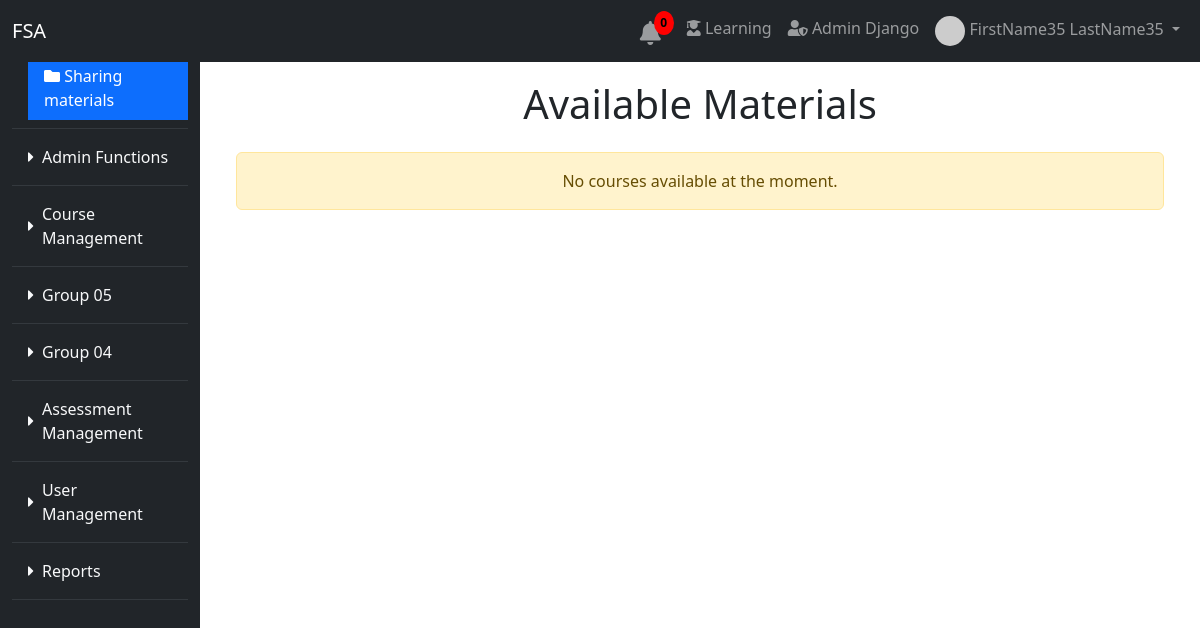
The page /student_materials/ (signed in) on the database its author committed.
### user/models.py (models this page shows)
class User(AbstractUser):
    date_joined = models.DateTimeField(auto_now_add=True)
    training_programs = models.ManyToManyField(TrainingProgram, blank=True)
    modules = models.ManyToManyField(Module, related_name='assigned_users', blank=True)
    groups = models.ManyToManyField(
        Group,
        blank=True,
        help_text='The groups this user belongs to.',
        verbose_name='groups',
        related_name='custom_user_groups',
    )
    user_permissions = models.ManyToManyField(
        Permission,
        blank=True,
        help_text='Specific permissions for this user.',
        verbose_name='user permissions',
        related_name='custom_user_permissions',
    )

### module_group/models.py (models this page shows, shortened)
class Module(models.Model):
    module_name = models.CharField(max_length=255)
    module_url = models.CharField(max_length=255)
    icon = models.CharField(max_length=255, blank=True, null=True)
    module_group = models.ForeignKey(ModuleGroup, related_name='modules', on_delete=models.CASCADE)

class ModuleGroup(models.Model):
    group_name = models.CharField(max_length=255)

### student_materials/views.py (the view)
# urls.py: path('', views.subject_list, name='subject_list'),
def subject_list(request):
    if request.user.is_authenticated:
        user = request.user
    else:
        user = User.objects.get(pk=1)  # Assuming user with ID 1 is the default or superadmin
    user_training_programs = user.training_programs.all()
    if user_training_programs.exists():
        for program in user_training_programs:
            print(program.program_name)  # or process the training programs as needed
    else:
        print("No training programs assigned to this user.")
    subjects = Subject.objects.filter(programs__in=user_training_programs)
    module_groups = ModuleGroup.objects.prefetch_related('modules').all()
    return render(request, 'subject/subject_list.html',
        {
            'subjects': subjects,
            'module_groups': module_groups,
        })

### student_materials/templates/subject/subject_list.html (shortened to what this page needs)
{% extends 'base.html' %}
{% block content %}
<div class="container mt-4">
    <h1 class="mb-4 text-center">Available Materials</h1>
    <div class="row">
        {% for subject in subjects %}
        <div class="col-lg-4 col-md-6 mb-4">
            <div class="card shadow-lg h-100">
                <div class="card-body text-center">
                    <div class="icon mb-3">
                        <i class="fas fa-book fa-3x text-primary"></i>
                    </div>
                    <h5 class="card-title">{{ subject.title }}</h5>
                    <p class="card-text text-muted">{{ subject.description|truncatewords:20 }}</p>
                    <a href="{% url 'student_materials:subject_detail' subject.id %}" class="btn btn-outline-primary mt-3">View Materials</a>
                </div>
            </div>
        </div>
        {% empty %}
        <div class="col-12">
            <div class="alert alert-warning text-center" role="alert">
                No courses available at the moment.
            </div>
        </div>
        {% endfor %}
    </div>
</div>
{% endblock %}

### main/templates/base.html (shortened to what this page needs)
<!DOCTYPE html>
<html lang="en">
<head>
    <link href="https://cdn.jsdelivr.net/npm/bootstrap@5.3.0-alpha1/dist/css/bootstrap.min.css" rel="stylesheet">
    <link rel="stylesheet" href="https://cdnjs.cloudflare.com/ajax/libs/font-awesome/5.15.4/css/all.min.css">
</head>
<body>
    <nav class="navbar navbar-expand-lg navbar-dark bg-dark fixed-top">
        <div class="container-fluid">
            <a class="navbar-brand" href="{% url 'main:home' %}">FSA</a>
            <div class="collapse navbar-collapse" id="navbarNav">
                <ul class="navbar-nav ms-auto">
                    {% if request.user.is_authenticated %}
                        {% include 'notification_bell.html' %}
                        <li class="nav-item">
                            <a class="nav-link" href="{% url 'student_portal:course_list' %}">
                                <i class="fas fa-user-graduate"></i> Learning
                            </a>
                        </li>
                        <li class="nav-item">
                            <a class="nav-link" href="{% url 'admin:index' %}" target="_blank">
                                <i class="fas fa-user-shield"></i> Admin Django
                            </a>
                        </li>
                        <li class="nav-item dropdown">
                            <a class="nav-link dropdown-toggle" href="#" id="userDropdown" role="button" data-bs-toggle="dropdown" aria-expanded="false">
                                {% if request.user.profile.profile_picture_url %}
                                    <img src="{{ request.user.profile.profile_picture_url }}" alt="Profile Picture" class="rounded-circle" width="30" height="30">
                                {% endif %}
                                {{ request.user.get_full_name|default:request.user.username }}
                            </a>
                        </li>
                    {% else %}
                        <li class="nav-item"><a class="nav-link" href="{% url 'main:register_email' %}">Register</a></li>
                        <li class="nav-item"><a class="nav-link" href="{% url 'main:login' %}">Login</a></li>
                    {% endif %}
                </ul>
            </div>
        </div>
    </nav>
    <div class="container-fluid">
        <div class="row">
            <nav id="sidebar" class="col-md-3 col-lg-2 bg-dark pt-3 vh-100 d-flex flex-column position-fixed" style="height: 100vh; overflow-y: auto;">
                <ul class="nav flex-column">
                    {% if user.is_authenticated %}
                        {% for group in module_groups %}
                            <li class="nav-item">
                                <a class="nav-link text-light d-flex align-items-center" href="#group-{{ group.id }}"
                                    data-bs-toggle="collapse" role="button"
                                    aria-expanded="{% if group.modules.all.0.module_url == active_module_url %}true{% else %}false{% endif %}"
                                    aria-controls="group-{{ group.id }}">
                                    <i class="fas fa-caret-right me-2" id="icon-{{ group.id }}"></i>
                                    {{ group.group_name }}
                                </a>
                                <div id="group-{{ group.id }}" class="collapse {% if group.modules.all.0.module_url == active_module_url %}show{% endif %}">
                                    <ul class="nav flex-column ms-3">
                                        {% for module in group.modules.all %}
                                            <li class="nav-item">
                                                <a class="nav-link text-light {% if module.module_url == active_module_url %}active{% endif %}"
                                                   href="{% url module.module_url %}">
                                                    <i class="{{ module.icon }}"></i> {{ module.module_name }}
                                                </a>
                                            </li>
                                        {% endfor %}
                                    </ul>
                                </div>
                            </li>
                            <hr class="border-secondary my-2">
                        {% endfor %}
                    {% endif %}
                </ul>
            </nav>
            <div class="col-md-9 main-content flex-grow-1 mt-5" style="margin-left: 16.67%;">
                <div class="container-fluid mt-1 pt-1">
                    {% block content %}{% endblock %}
                </div>
            </div>
        </div>
    </div>
</body>
</html>

### main/templates/base.html (style rules this page uses)
.nav-link.active { color: #ffffff !important; background-color: #0d6efd !important; }

### rows shown on the page
User: user.get_full_name "FirstName35 LastName35"
Module: module_name "Sharing materials"
ModuleGroup: group_name "Admin Functions"
ModuleGroup: group_name "Course Management"
ModuleGroup: group_name "Group 05"
ModuleGroup: group_name "Group 04"
ModuleGroup: group_name "Assessment Management"
ModuleGroup: group_name "User Management"
ModuleGroup: group_name "Reports"
